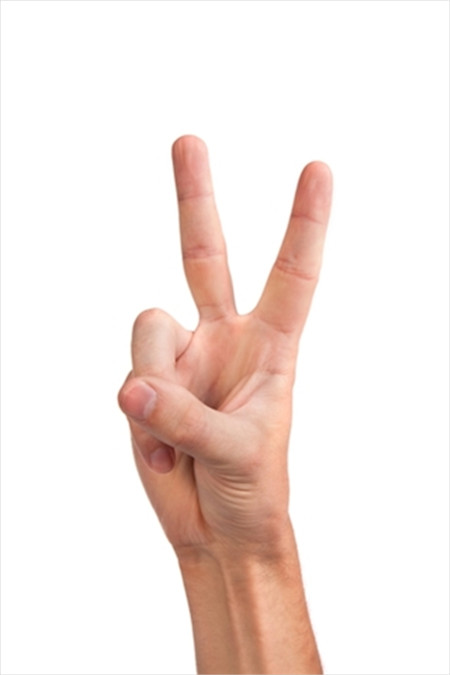
#> input picture opencv/hand recog/j.jpg, 450 x 675 px
$ python dst.py
#> lines starting #> are read from the running program, lines starting #| are printed output that depends on the picture
import numpy as np
import cv2

img = cv2.imread("j.jpg")
#> img is the input picture: shape (675, 450, 3); mean B, G, R 227.2, 232, 244.6

img1 = cv2.flip(img,1)  #镜像
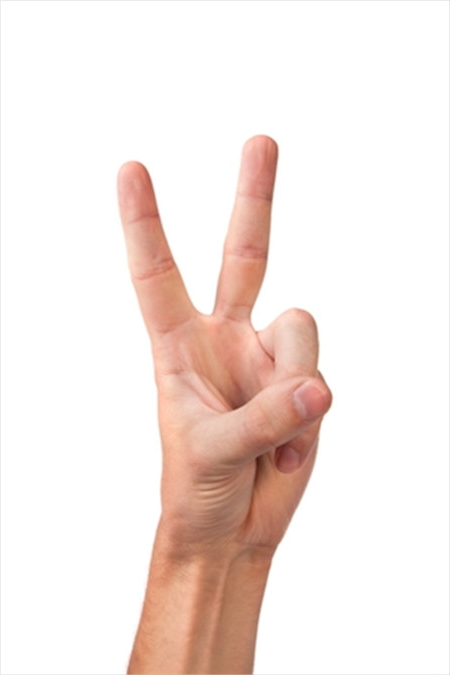
#> img1: shape (675, 450, 3); mean B, G, R 227.2, 232, 244.6
img2 = cv2.flip(img,1)


cv2.imshow('dst',img1)
cv2.imshow("source", img)
cv2.imshow('dst',img2)

cv2.waitKey(0)

$ run again, with opencv/hand recog/3.jpg copied over opencv/hand recog/j.jpg
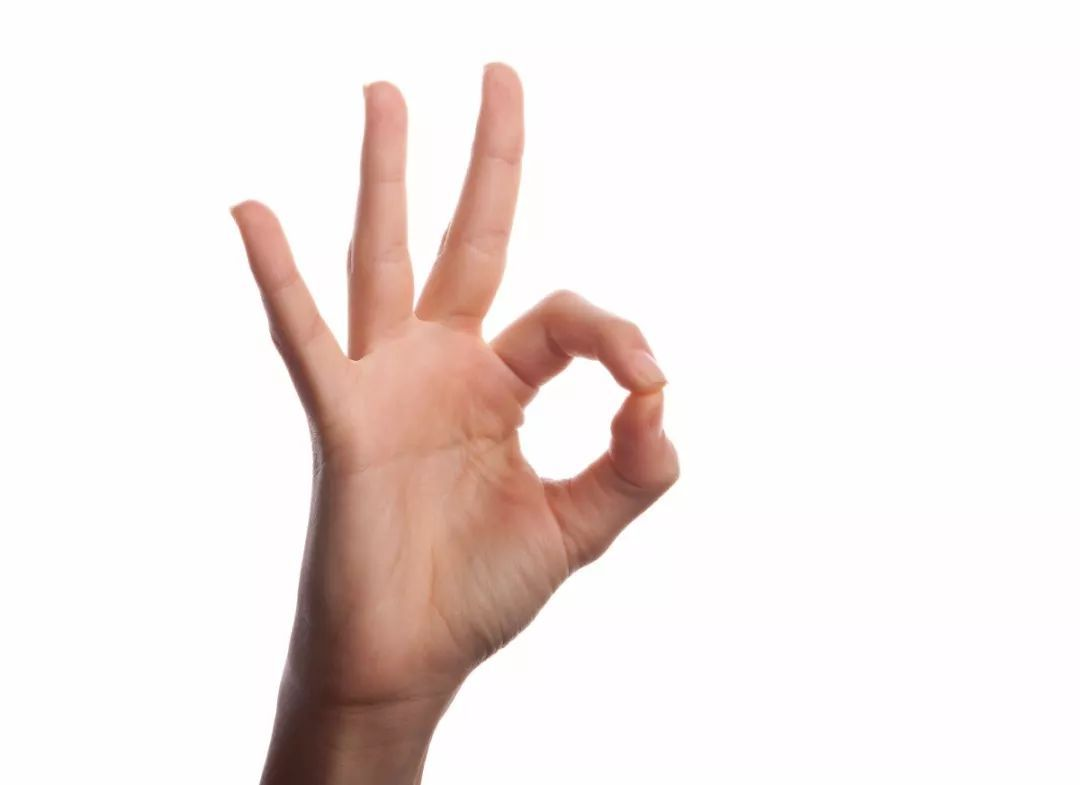
#> input picture opencv/hand recog/3.jpg, 1080 x 785 px
#> img is the input picture: shape (785, 1080, 3); mean B, G, R 228.1, 230.6, 240.9
#> `img1 = cv2.flip(img,1)`:
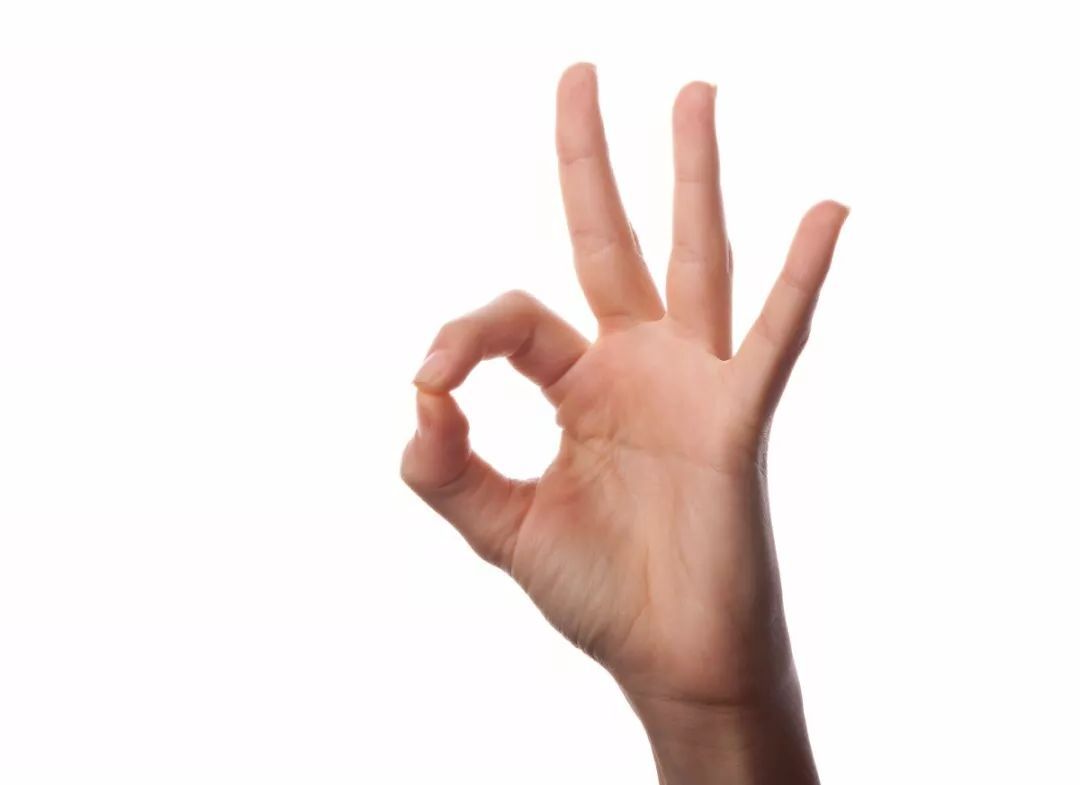
#> img1: shape (785, 1080, 3); mean B, G, R 228.1, 230.6, 240.9
